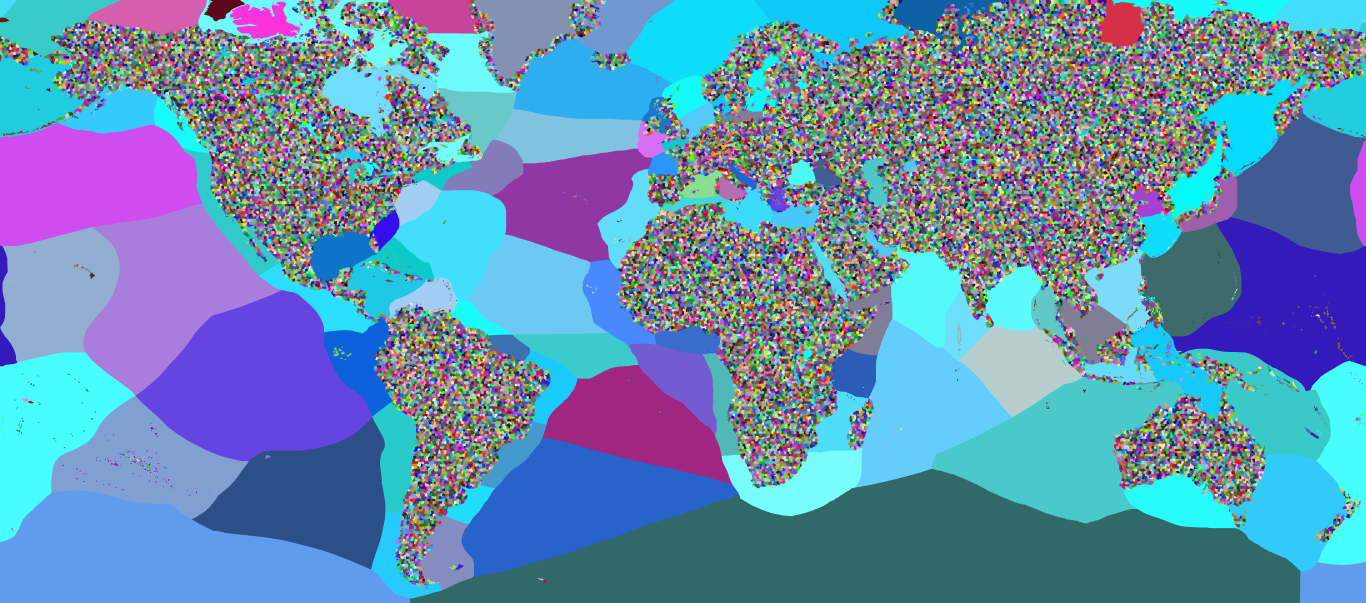
#> input picture map_data/provinces.png, 8192 x 3616 px (shown at 1/6 size)
$ python r9_wayfinding.py
#> lines starting #> are read from the running program, lines starting #| are printed output that depends on the picture
### tools/audit_hbc_1776.py
"""Current-workspace HBC audit. Writes diagnostics only; never game data."""
import collections as C
import csv
import hashlib
import json
from pathlib import Path
import sys
import numpy as np
from PIL import Image,ImageDraw,ImageFont
from validate_diplomacy_ottoman_1776 import parse,walk,scalar

ROOT=Path(__file__).resolve().parents[1]
GAME=Path('C:/Games/Victoria 3/game')
OUT=ROOT/'docs/reports/map/NORTH_AMERICA_1776/HBC-01'
STATES=['STATE_NUNAVUT','STATE_SASKATCHEWAN','STATE_MANITOBA','STATE_ONTARIO','STATE_QUEBEC']


def sha(p):return hashlib.sha256(p.read_bytes()).hexdigest()
def dump(name,data):(OUT/name).write_text(json.dumps(data,ensure_ascii=False,indent=2),encoding='utf-8')
def csvout(name,rows):
    with (OUT/name).open('w',encoding='utf-8-sig',newline='') as f:
        w=csv.DictWriter(f,fieldnames=list(rows[0]));w.writeheader();w.writerows(rows)
def effective(folder):
    paths={p.relative_to(GAME/folder).as_posix():p for p in (GAME/folder).rglob('*.txt')}
    paths.update({p.relative_to(ROOT/folder).as_posix():p for p in (ROOT/folder).rglob('*.txt')})
    return sorted(paths.values(),key=lambda p:p.name)
def runtime():return {p.relative_to(ROOT).as_posix():sha(p) for folder in ['common','map_data','localization','gfx','gui','events'] for p in (ROOT/folder).rglob('*') if p.is_file()}
def provs(n,key):return [scalar(v.value) for b in n.children(key) for v in b.children()]


# [76 lines left out: function main, not called in this run]


# [1 lines that do not run on import are left out]

### tools/hbc06_integrate.py
"""Install the player-approved HBC contour; regional Indigenous gameplay scenario.

--prepare writes a reviewable patch only. --apply checks every captured hash first.
--validate independently rereads effective histories. No Git or vanilla writes.
"""
import collections as C
import csv
import heapq
import json
from pathlib import Path
import sys

import numpy as np
from PIL import Image, ImageDraw, ImageFont
from audit_hbc_1776 import ROOT, GAME, STATES, effective, provs, runtime, sha
from validate_diplomacy_ottoman_1776 import parse, walk, scalar
from hbc03_quebec_arc import economic_inventory, conservation
from hbc02_map_candidates import graph
from hbc04_land_links import flood, pair
from georeference.model import forward

OUT = ROOT/'docs/reports/map/NORTH_AMERICA_1776/HBC-06'
BASE = OUT.parent
ST = 'common/history/states/00_states.txt'
PP = 'common/history/pops/05_north_america.txt'
PREFIX = '1776_hbc_indigenous'
# Regional ethnolinguistic aggregates, not modern governments projected into 1776.
# Seeds guide approximate whole-province geometry, not surveyed tribal boundaries.
GROUPS = [
 ('H01','Cris des bois','Woods Cree','cree',[-105,55],[96,145,77],['STATE_SASKATCHEWAN']),
 ('H02','Cris des marais','Swampy Cree','cree',[-97,55],[179,116,61],['STATE_MANITOBA']),
 ('H03','Dénésulines','Denesuline','athabaskan',[-103,59],[102,111,167],['STATE_SASKATCHEWAN','STATE_MANITOBA']),
 ('H04','Sayisi Dene','Sayisi Dene','athabaskan',[-96,60.5],[174,121,158],['STATE_NUNAVUT']),
 ('H05','Mushkegowuk','Mushkegowuk','cree',[-85,54],[78,157,137],['STATE_ONTARIO']),
 ('H06','Anishinabeg','Anishinabeg','algonquian',[-88,49.5],[161,154,70],['STATE_ONTARIO']),
 ('H07','Eeyou','Eeyou','cree',[-76,52.5],[185,99,100],['STATE_QUEBEC']),
 ('H08','Naskapis','Naskapi','cree',[-69,56],[128,151,97],['STATE_QUEBEC']),
 ('H09','Inuit du Nunavik','Nunavik Inuit','inuit',[-75,60],[111,167,188],['STATE_QUEBEC']),
 ('H10','Inuit du Kivalliq','Kivalliq Inuit','inuit',[-94,64],[186,155,106],['STATE_NUNAVUT']),
 ('H11','Netsilingmiut','Netsilingmiut','inuit',[-96,69],[100,132,162],['STATE_NUNAVUT']),
 ('H12','Iglulingmiut','Iglulingmiut','inuit',[-83,69],[155,155,189],['STATE_NUNAVUT']),
 ('H13','Inuit de Baffin','Baffin Inuit','inuit',[-68,67],[164,183,171],['STATE_NUNAVUT']),
]
# Explicitly ahistorical player-requested population, not a census or estimate.
ADDED = dict(STATE_NUNAVUT=300000, STATE_MANITOBA=250000,
             STATE_SASKATCHEWAN=250000, STATE_ONTARIO=800000, STATE_QUEBEC=800000)
CLAIMS = set(STATES)-{'STATE_NUNAVUT'}
NATIVE_LAWS = ['chiefdom','state_religion','hereditary_bureaucrats','subjecthood',
               'traditionalism','peasant_levies','closed_borders','guild_system',
               'consumption_based_taxation','isolationism','serfdom','no_workers_rights']


def load(p): return json.loads(p.read_text(encoding='utf-8-sig'))
def dump(n,o): (OUT/n).write_text(json.dumps(o,ensure_ascii=False,indent=2)+'\n',encoding='utf8')
def text(p): return p.read_bytes().decode('utf-8-sig')
def encoded(p,s): return (b'\xef\xbb\xbf' if p.read_bytes().startswith(b'\xef\xbb\xbf') else b'')+s.encode('utf8')
# [4 lines left out: function edit, not called in this run]
def ownership():
    result=C.defaultdict(set)
    for p in effective('common/history/states'):
        for s in walk(parse(text(p))):
            if s.key.startswith('s:STATE_'):
                for n in s.children('create_state'):
                    for rgb in provs(n,'owned_provinces'):
                        result[rgb].add((s.key[2:],scalar(n.one('country')).removeprefix('c:')))
    return result
def state_nodes(raw): return {n.key[2:]:n for n in walk(parse(raw)) if n.key.startswith('s:STATE_')}
def rgb_block(values):
    values=sorted(values)
    return '{\n'+''.join('\t\t\t\t'+' '.join(values[i:i+12])+'\n' for i in range(0,len(values),12))+'\t\t\t}'


def targets_match(actual,targets,prior):
    return all(actual.get(r,set())=={(next(iter(prior(r)))[0],t)} for r,t in targets.items())


# [227 lines left out: functions prepare, apply, validate, ownership_before, preview, not called in this run]


# [5 lines that do not run on import are left out]

### tools/r9_wayfinding.py
"""Render player wayfinding from current ownership/RGB data; no runtime edits."""
import json
from pathlib import Path
import numpy as np
from PIL import Image,ImageDraw,ImageFont
from audit_hbc_1776 import ROOT,sha
from hbc06_integrate import ownership

OUT=ROOT/'docs/reports/map/SOUTH_AMERICA_1776/RUNTIME_WAYFINDING_2026-10-29'
def main():
 OUT.mkdir(exist_ok=True)
 source=np.asarray(Image.open(ROOT/'map_data/provinces.png').convert('RGB'),dtype=np.uint32)
 packed=(source[:,:,0]<<16)|(source[:,:,1]<<8)|source[:,:,2];owners=ownership()
#> after `packed = source[:, :, 0] << 16 | source[:, :, 1] << 8 | source[:, :, 2`:
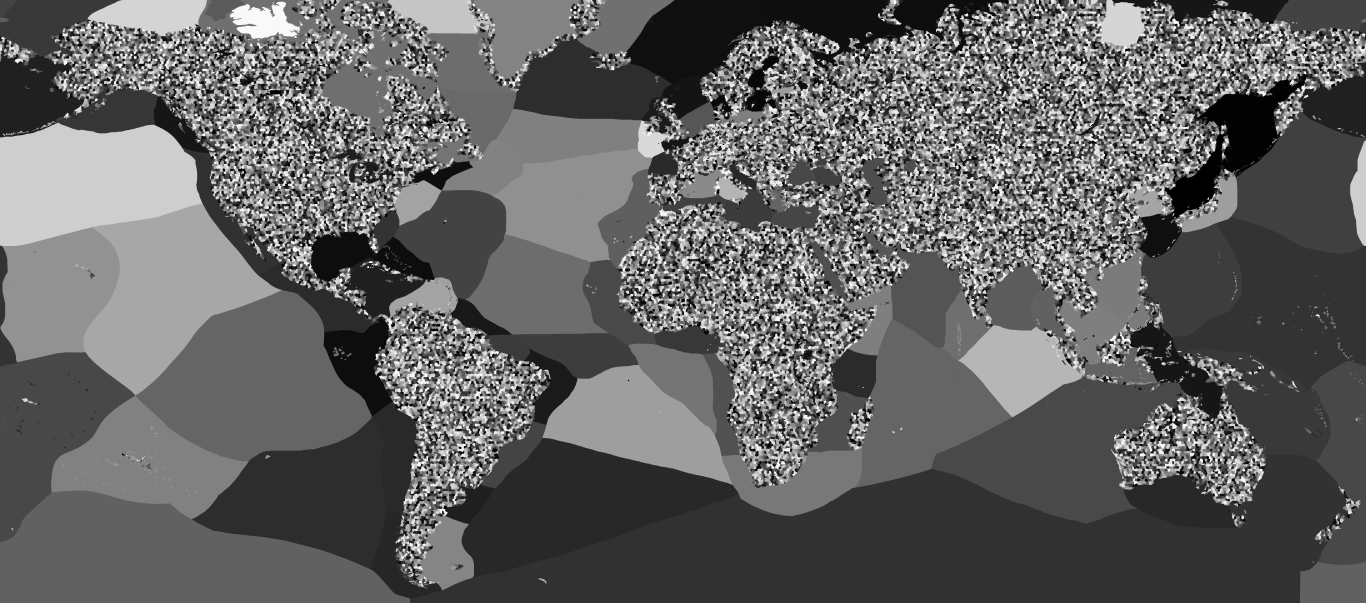
#> packed: shape (3616, 8192) uint32 (shown at 1/6 size); min 75, max 16776995, mean 6531241; drawn with min black and max white
 targets=[('Sacramento','Uruguay — portion brésilienne','x4E1443','BRZ'),('Tabatinga','Pastaza — portion brésilienne','x3C0D20','BRZ'),('Secteur de Chiloé','Araucanie — portion espagnole','x553B3F','SC3'),('Puerto Soledad','Îles de l’Atlantique Sud — portion espagnole','x3020D0','SC4')]
 palette={'BRZ':(103,172,208),'SC2':(238,205,106),'SC3':(238,205,106),'SC4':(238,205,106),'AP7':(231,224,200),'GNI':(217,220,198),'PAT':(231,218,200),'H91':(144,175,126),'GBR':(198,110,108),'FRA':(127,148,201),'NET':(217,159,91)}
 coords=[]
 for name,region,rgb,tag in targets:
  assert any(t==tag for s,t in owners[rgb]),(name,owners[rgb])
  ys,xs=np.where(packed==int(rgb[1:],16));x,y=int(np.median(xs)),int(np.median(ys));coords.append((x,y))
#> after the loop, coords = []
 def render(box,size):
  x0,y0,x1,y1=box;a=packed[y0:y1,x0:x1];im=np.full((*a.shape,3),(35,57,72),np.uint8)
  for c in np.unique(a):
   v=owners.get(f'x{int(c):06X}',set())
   if v:im[a==c]=palette.get(next(iter(v))[1],(148,155,137))
  # Outline state/province geometry without inventing location markers.
  border=np.zeros(a.shape,bool);border[:,1:]|=a[:,1:]!=a[:,:-1];border[1:]|=a[1:]!=a[:-1];im[border]=np.maximum(im[border].astype(int)-25,0)
  return Image.fromarray(im).resize(size,Image.Resampling.NEAREST)
 font=ImageFont.truetype('C:/Windows/Fonts/arial.ttf',25);small=ImageFont.truetype('C:/Windows/Fonts/arial.ttf',19);bold=ImageFont.truetype('C:/Windows/Fonts/arialbd.ttf',23)
 canvas=Image.new('RGB',(1450,1540),(27,40,51));d=ImageDraw.Draw(canvas)
 d.text((25,16),'Où cliquer pour contrôler les petites possessions R9',font=font,fill='white')
 d.text((25,55),'Repères tirés des provinces du mod ; les numéros ne sont pas des villes ajoutées au jeu.',font=small,fill=(219,227,232))
 box=(2250,1800,3700,min(3550,packed.shape[0]));x0,y0,x1,y1=box;mapbox=(25,100,910,1440);mw,mh=mapbox[2]-mapbox[0],mapbox[3]-mapbox[1]
 canvas.paste(render(box,(mw,mh)),mapbox[:2]);d=ImageDraw.Draw(canvas)
 for i,((name,region,rgb,tag),(x,y)) in enumerate(zip(targets,coords),1):
  xx=25+(x-x0)*mw/(x1-x0);yy=100+(y-y0)*mh/(y1-y0)
  d.ellipse((xx-18,yy-18,xx+18,yy+18),fill=(213,61,89),outline='white',width=2);d.text((xx-7,yy-13),str(i),font=bold,fill='white')
  top=110+(i-1)*335;d.text((940,top),f'{i}. {name}',font=bold,fill='white')
  # Region label wraps explicitly to avoid clipping.
  split=region.split(' — ');d.text((940,top+32),split[0],font=small,fill=(248,216,119));d.text((940,top+57),split[1],font=small,fill=(248,216,119))
  radius=[38,80,85,45][i-1];bx=(max(0,x-radius),max(0,y-radius),min(packed.shape[1],x+radius),min(packed.shape[0],y+radius))
  inset=render(bx,(475,220));canvas.paste(inset,(940,top+90));d=ImageDraw.Draw(canvas)
  ix=940+(x-bx[0])*475/(bx[2]-bx[0]);iy=top+90+(y-bx[1])*220/(bx[3]-bx[1]);d.ellipse((ix-9,iy-9,ix+9,iy+9),outline=(255,82,117),width=3)
 d.text((25,1465),'Bleu : Brésil • Jaune : colonies espagnoles • Clair : territoires autochtones • Rouge : repère',font=small,fill='white')
 d.text((25,1500),'Noms régionaux à chercher : Uruguay, Pastaza, Araucanie, Îles de l’Atlantique Sud.',font=small,fill=(248,216,119))
 canvas.save(OUT/'R9_REPERES_JOUEUR.png')
 (OUT/'GEOMETRY_RECEIPT.json').write_text(json.dumps({'inputs':{r:sha(ROOT/r) for r in ['map_data/provinces.png','common/history/states/00_states.txt']},'targets':[dict(number=i,name=t[0],search_region=t[1],rgb=t[2],owner=t[3],bitmap_xy=xy) for i,(t,xy) in enumerate(zip(targets,coords),1)],'runtime_files_modified':[],'source_of_locations':'Existing delivered province proxies, not newly researched precise historical town positions. Chiloé marker is the existing Spanish port hub.'},ensure_ascii=False,indent=2),encoding='utf8')
 print(str(OUT/'R9_REPERES_JOUEUR.png'))
#> (the run stopped early here; a loop or call above may not have finished)
